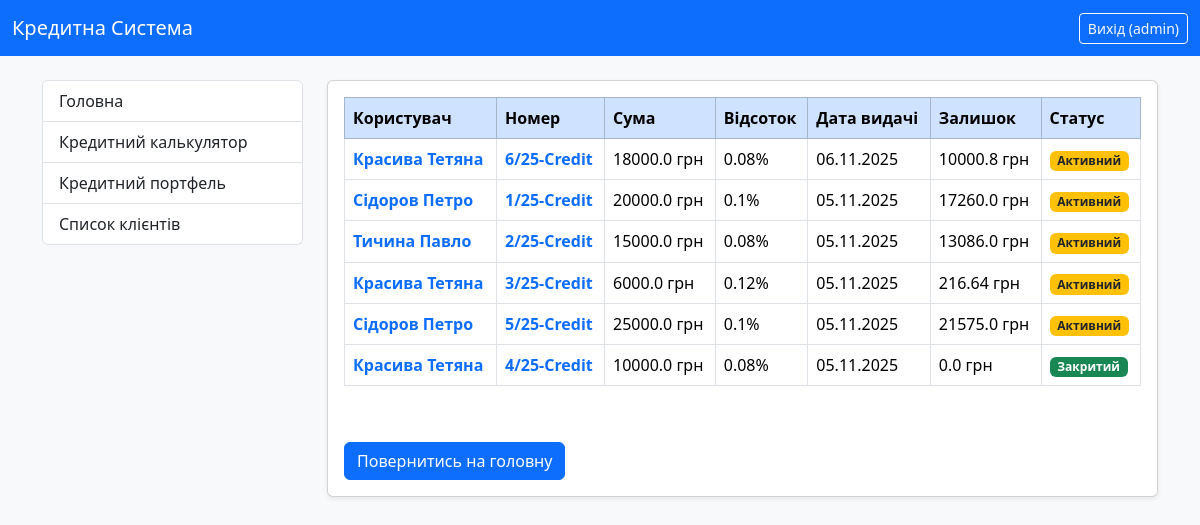
Before: /all-credits/ (signed in) with the older database file.
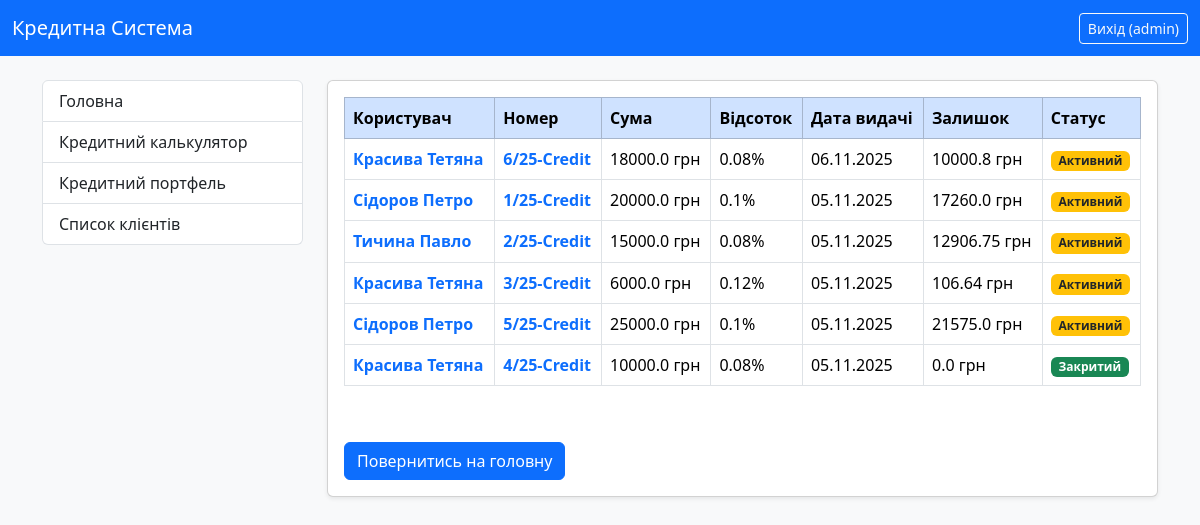
After: the same page with the newer database file.
### credit_system/models.py (models this page shows, shortened)
class Credit(models.Model):
    user = models.ForeignKey(CustomUser, on_delete=models.CASCADE, related_name='credits', verbose_name="Користувач")
    number = models.CharField(max_length=100, verbose_name="Номер кредиту", blank=True)
    summa_credit = models.FloatField(verbose_name="Сума кредиту")
    percent = models.FloatField(verbose_name="Добова відсоткова ставка (%)")
    start_date = models.DateField(verbose_name="Дата видачі")
    srok_months = models.IntegerField(verbose_name="Термін кредиту (місяці)")
    day_of_pay = models.IntegerField(default=15, verbose_name="Плановий день оплати")
    purpose = models.CharField(max_length=255, verbose_name="Ціль кредиту", blank=True)
    note = models.TextField(verbose_name="Примітка", blank=True)
    ostatok = models.FloatField(verbose_name="Залишок кредиту")
    closed = models.BooleanField(default=False, verbose_name="Кредит закрит")
    last_pay_date = models.DateField(null=True, blank=True, verbose_name="Дата останнього платежу")
    dolg_percent = models.FloatField(default=0, verbose_name="Борг по оплаті %")
    class Meta:
        verbose_name = "Кредит"
        verbose_name_plural = "Кредити"

class CustomUser(AbstractUser):
    ROLE_CHOICES = (
        ('admin', 'Адмін'),
        ('manager', 'Менеджер'),
        ('client', 'Клієнт'),
    )
    role = models.CharField(
        max_length=10,
        choices=ROLE_CHOICES,
        default='client',
        verbose_name="Роль користувача"
    )
    middle_name = models.CharField(max_length=100, verbose_name="По батькові", blank=True)
    IPN = models.CharField(
        max_length=10,
        unique=True,
        verbose_name="ІПН",
        validators=[numeric_validator],
        null=True,
        blank=True
    )
    phone_number = models.CharField(max_length=20, verbose_name="Номер телефону", blank=True)
    address = models.CharField(max_length=255, verbose_name="Адреса", blank=True)
    date_of_birth = models.DateField(verbose_name="Дата народження", null=True, blank=True)
    class Meta:
        verbose_name = "Користувач"
        verbose_name_plural = "Користувачі"

### credit_system/views.py (the view)
# urls.py: path('all-credits/', AllCreditsView.as_view(), name='all_credits_list'),
class AllCreditsView(LoginRequiredMixin, ListView):
    model = Credit
    template_name = 'credit_system/all_credits.html'
    context_object_name = 'credits'
    def get_queryset(self):
        user = self.request.user
        if user.is_superuser or user.is_manager:
            return Credit.objects.all().order_by('closed', '-start_date')
        return Credit.objects.filter(user=user)

### credit_system/templates/credit_system/all_credits.html (shortened to what this page needs)
{% extends "credit_system/base.html" %}
{% block content %}
    <div class="card shadow-sm">
        <div class="card-body">
            {% if credits %}
                <table class="table table-bordered table-hover">
                    <thead class="table-primary">
                        <tr>
                            <th>Користувач</th>
                            <th>Номер</th>
                            <th>Сума</th>
                            <th>Відсоток</th>
                            <th>Дата видачі</th>
                            <th>Залишок</th>
                            <th>Статус</th>
                        </tr>
                    </thead>
                    <tbody>
                        {% for credit in credits %}
                            <tr>
                                <td>
                                    <a href="{% url 'client_detail' credit.user.pk %}?source=credits" class="text-decoration-none fw-bold text-primary">
                                        {{ credit.user.last_name }} {{ credit.user.first_name }}
                                    </a>
                                </td>
                                <td>
                                    <a href="{% url 'credit_detail' credit.pk %}" class="text-decoration-none fw-bold text-primary">
                                        {{ credit.number }}
                                    </a>
                                </td>
                                <td>{{ credit.summa_credit }} грн</td>
                                <td>{{ credit.percent }}%</td>
                                <td>{{ credit.start_date|date:"d.m.Y" }}</td>
                                <td>{{ credit.ostatok }} грн</td>
                                <td>
                                {% if credit.closed %}
                                    <span class="badge bg-success">Закритий</span>
                                {% else %}
                                    <span class="badge bg-warning text-dark">Активний</span>
                                {% endif %}
                                </td>
                            </tr>
                        {% endfor %}
                    </tbody>
                </table>
            {% else %}
                <p>Кредитів не знайдено.</p>
            {% endif %}
            <br><a href="{% url 'index' %}" class="btn btn-primary mt-3">Повернитись на головну</a><br>
        </div>
    </div>
{% endblock %}

Changed rows visible on the page:
changed Credit "2/25-Credit": ostatok "13086.0" → "12906.75"
changed Credit "3/25-Credit": ostatok "216.64" → "106.64"
